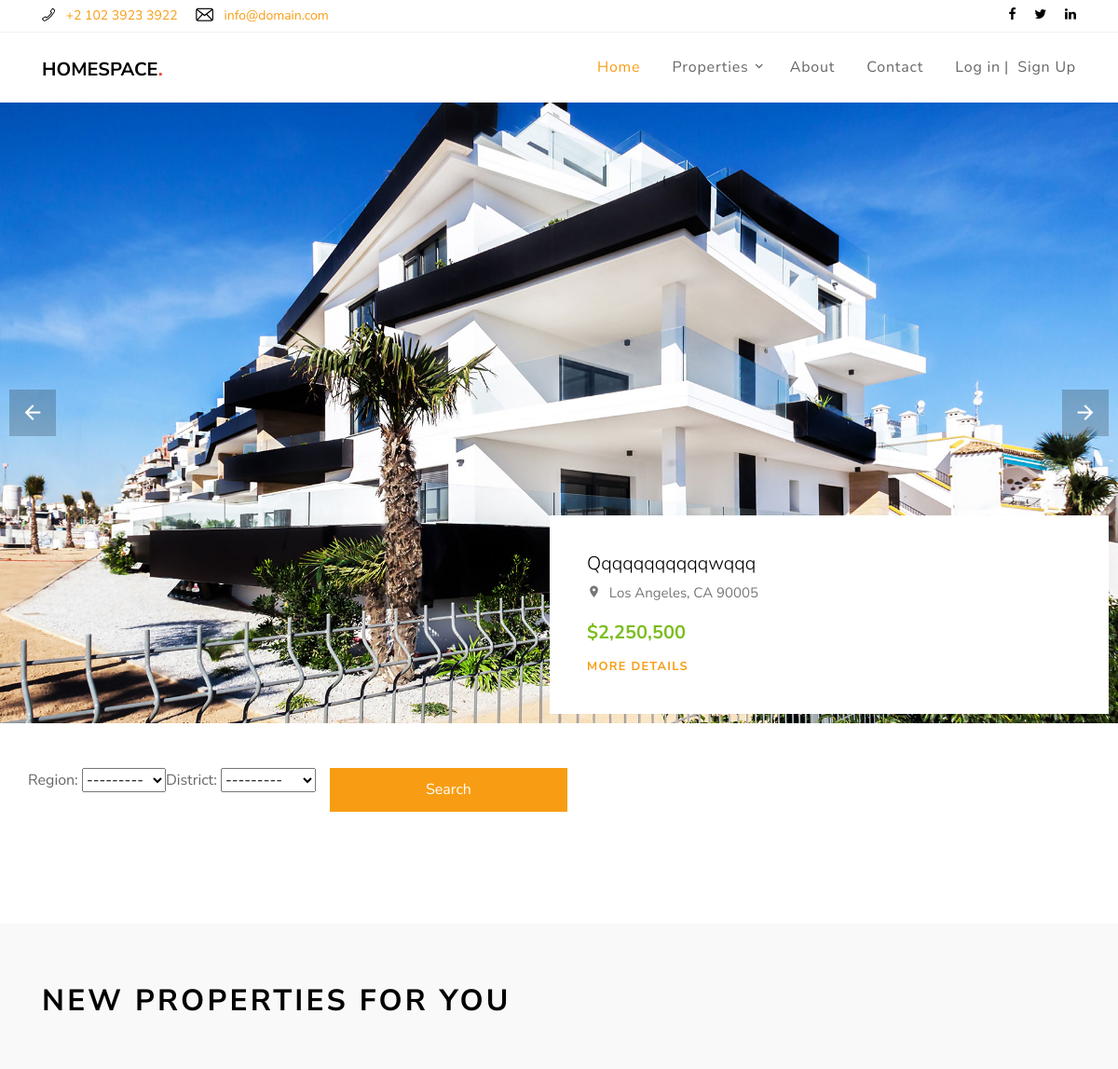
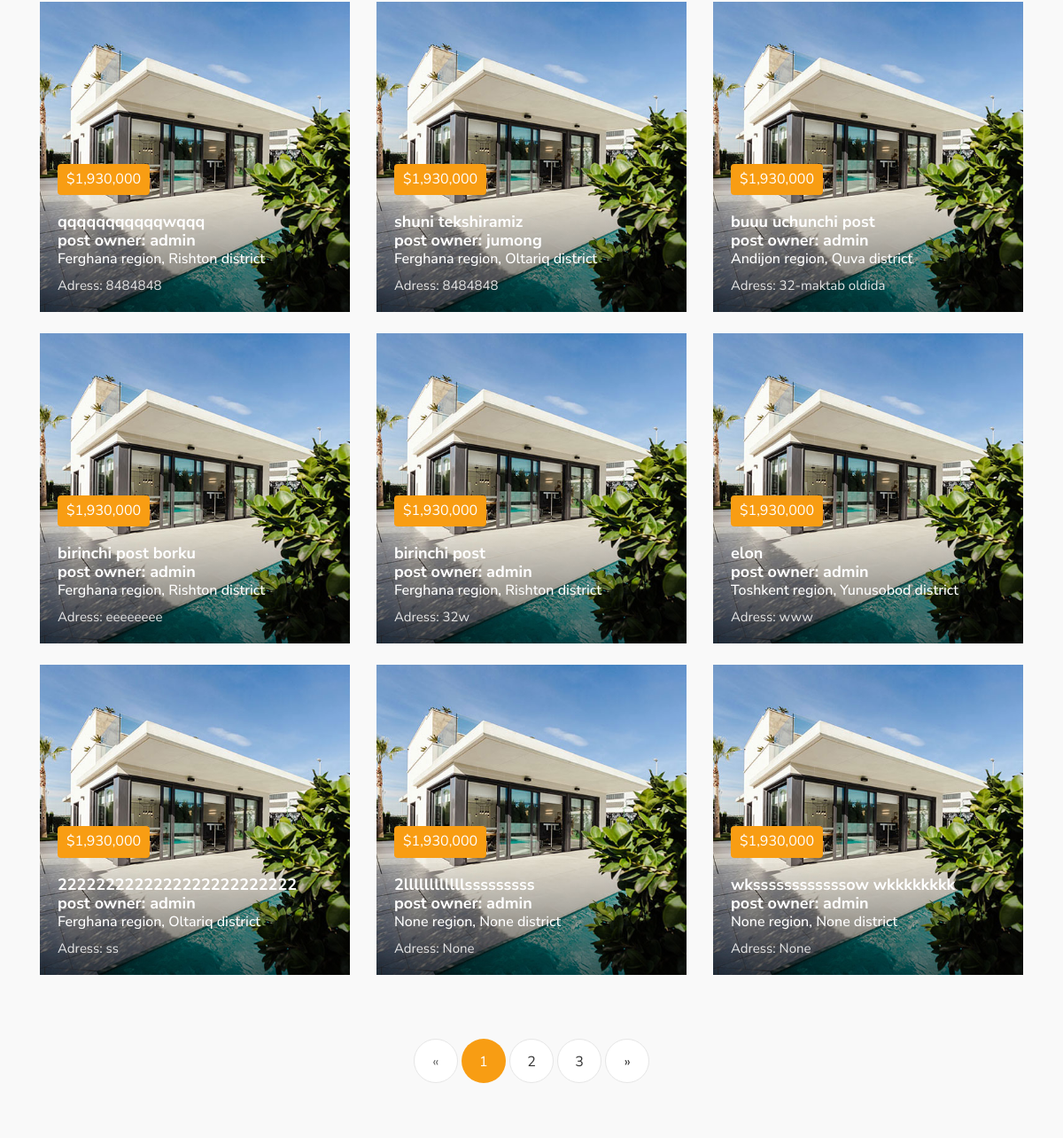
/properties/ (upper part), run on an earlier commit of the app's database (2 pictures, top to bottom).
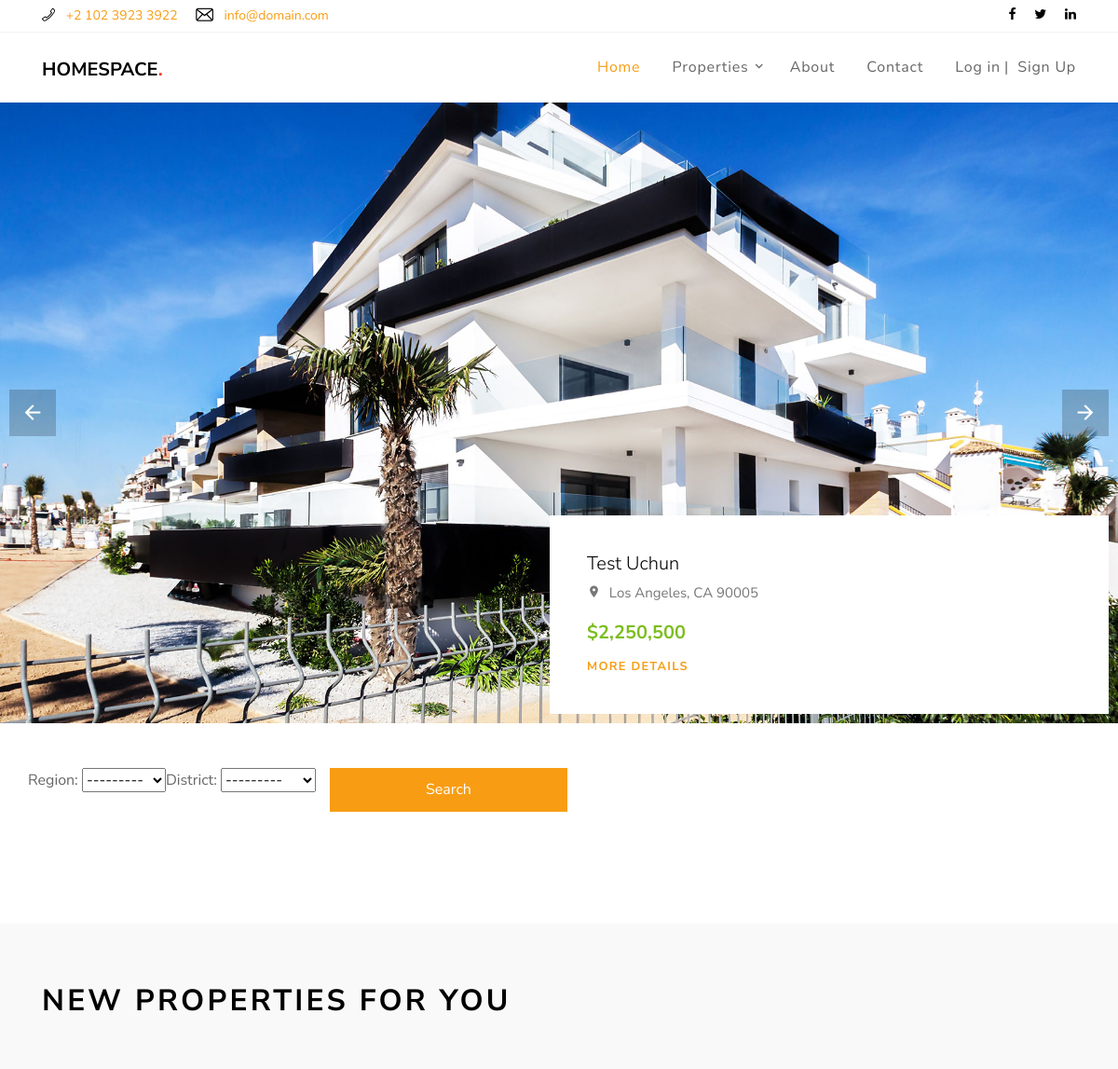
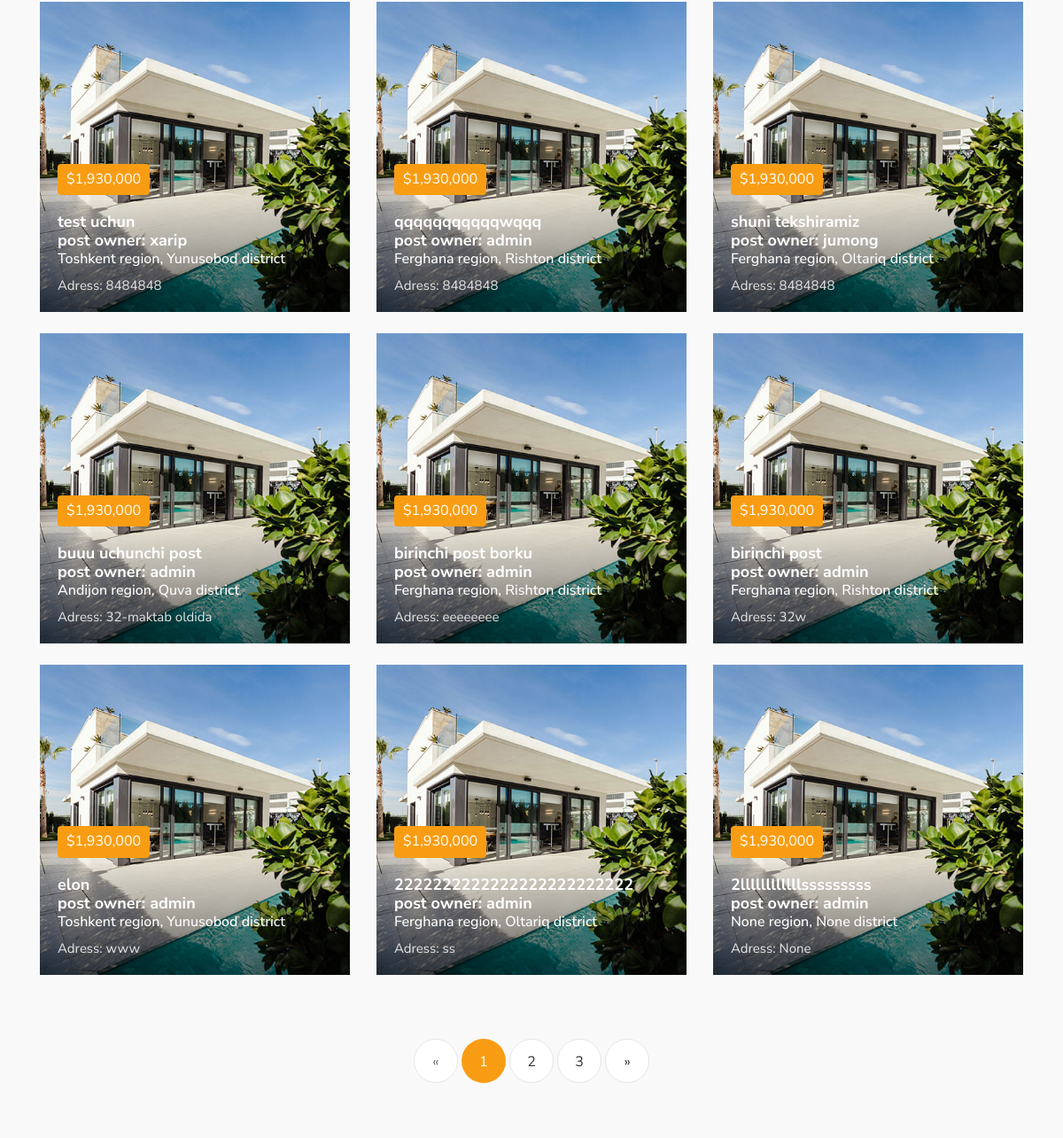
And on a later commit of the database (2 pictures, top to bottom).
### main/models.py (models this page shows, shortened)
class Posts(models.Model):
    title       = models.CharField(max_length=255,unique=True)
    region        = models.ForeignKey(Regions,on_delete=models.CASCADE,null=True)#default='somewhere in uzbesistan')
    district      = models.ForeignKey(Districts,on_delete=models.CASCADE,null=True)#default='somewhere in uzbesistan')
    adress        = models.CharField(max_length=255,null=True)
    diller        = models.ForeignKey(Agents,on_delete=models.SET_NULL,null=True)
    created_at    = models.DateTimeField(auto_now_add=True)
    slug = models.SlugField(max_length=255, db_index=True,blank=True)
    owner      = models.ForeignKey(User, on_delete=models.CASCADE)
    is_publish = models.BooleanField(default=False)
    is_send_mail = models.BooleanField(default=False)
    def get_absolute_url(self):
        kwargs = { 'slug': self.slug }
        return reverse('main:property', kwargs=kwargs)
    class Meta:
        ordering = ['-created_at']
        verbose_name_plural = 'Posts'
        verbose_name = 'Post'

class Regions(models.Model):
    region = models.CharField(max_length=150)
    def __str__(self):
        return self.region
    class Meta:
        verbose_name_plural = 'Regions'
        verbose_name = 'Region'

class Districts(models.Model):
    region=models.ForeignKey( Regions,on_delete=models.CASCADE )
    district = models.CharField(max_length=150)
    def __str__(self):
        return self.district
    class Meta:
        verbose_name_plural = 'Districts'
        verbose_name = 'District'

### users/models.py (models this page shows)
class CustomUser(AbstractUser):
    telefon_number = models.CharField(max_length=75,null=True,blank=True)
    create_date = models.DateTimeField(auto_now_add=True)
    email = models.EmailField(
        'email address', unique=True,
        error_messages={
            'unique': "A user with that email already exists.",
        },)
    is_agent = models.BooleanField('agent',default=False,help_text=('is agent?'),)
    agent_info = models.TextField(max_length=300,null=True,blank=True)
    telegram = models.URLField(null=True,blank=True)

### main/views.py (the view)
# urls.py: path('properties/', PropertiesPageView.as_view(), name='properties'),
class PropertiesPageView(ListView):
    queryset = Posts.objects.all()
    context_object_name = 'posts'
    template_name = 'properties.html'
    paginate_by = 9
    paginate_orphans = 3
    def get_queryset(self):
        queryset = super().get_queryset()
        queryset=FilterHomeForm(self.request.GET, queryset=queryset)
        return queryset.qs
    def get_context_data(self, *args, **kwargs):
        try:
            context = super().get_context_data()
        except Http404:
            self.kwargs['page'] = 1
            context = super().get_context_data()
        context['main_posts'] = Posts.objects.all()[0:3]
        context['main_page'] = False
        context['filter_form'] = FilterHomeForm(self.request.GET, queryset=self.get_queryset())
        context['region_page'] = ''.join([f"region={x}&" for x in self.request.GET.getlist('region')])
        context['district_page'] = ''.join([f"district={x}&" for x in self.request.GET.getlist('district')])
        return context

### templates/properties.html (shortened to what this page needs)
{% extends 'base.html' %}
{% load static %}
{% block content %}
{% include 'main-posts.html' %}
{% include 'main-search.html' %}
<div class="site-section site-section-sm bg-light">
      <div class="container">
        <div class="row mb-5">
          <div class="col-12">
            <div class="site-section-title">
              <h2>New Properties for You</h2>
            </div>
          </div>
        </div>
        {% include 'posts.html' %}
        {% include 'pagination.html' %}
      </div>
    </div>
{% endblock %}

### templates/main-posts.html
{% load static %}
<div class="slide-one-item home-slider owl-carousel">
    {% for post in main_posts %}
      <div class="site-blocks-cover" style="background-image: url({% static 'images/hero_bg_1.jpg' %});" data-aos="fade" data-stellar-background-ratio="0.5">
        <div class="text">
          <h2>{{post.title|title}}</h2>
          <p class="location"><span class="property-icon icon-room"></span> Los Angeles, CA 90005</p>
          <p class="mb-2"><strong>$2,250,500</strong></p>
          <p class="mb-0"><a href="{{post.get_absolute_url}}" class="text-uppercase small letter-spacing-1 font-weight-bold">More Details</a></p>
        </div>
      </div>
    {% endfor %}
</div>

### templates/posts.html (shortened to what this page needs)
{% load static %}
<div class="row mb-5">
  {% if posts %}
    {% for post in posts %}
      <div class="col-md-6 col-lg-4 mb-4">
        <a href="{{ post.get_absolute_url }}" class="prop-entry d-block">
          <figure>
            <img src="{% static 'images/img_1.jpg' %}" alt="Image" class="img-fluid">
          </figure>
          <div class="prop-text">
            <div class="inner">
              <span class="price rounded">$1,930,000</span>
              <h3 class="title">{{ post.title }}</h3>
              <h5 class="title">post owner: {{ post.owner }}</h5>
              <h6 style="color:white;">{{ post.region }} region, {{ post.district }} district</h6>
              <p class="location">Adress: {{post.adress}}</p>
            </div>
          </div>
        </a>
      </div>
    {% endfor %}
  {% else %}
    <h2 style="margin-left:2%; margin-top:-4.5%;">E'lonlar mavjud emas !</h2>
  {% endif %}
</div>

What changed in the data, as far as the page shows it:
no longer on one of the page's lists (row edited): Posts: title "Qqqqqqqqqqqwqqq"
no longer on this page (row unchanged): Posts: title "wkssssssssssssow wkkkkkkkk", owner "admin", region "None", district "None", adress "None", shown under "NEW PROPERTIES FOR YOU"
added Posts: title "Test Uchun", title "test uchun", owner "xarip", region "Toshkent", district "Yunusobod", adress "8484848"
